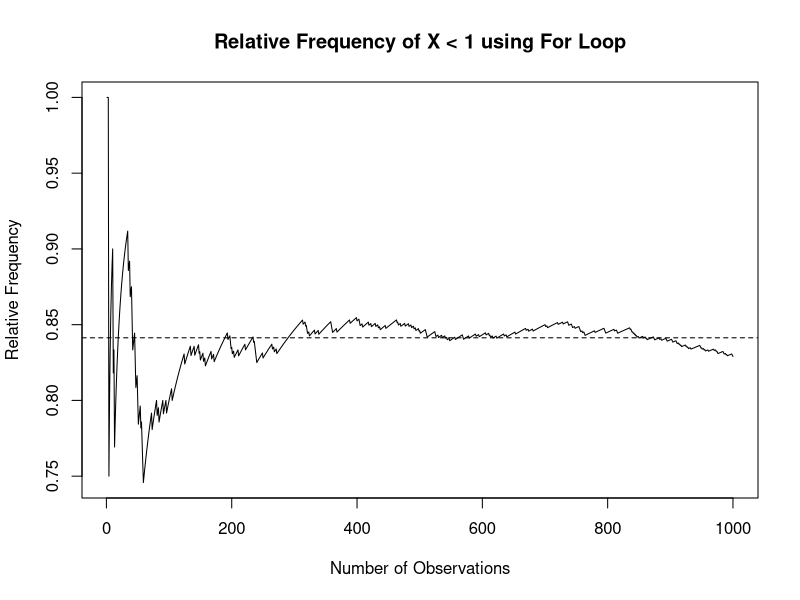
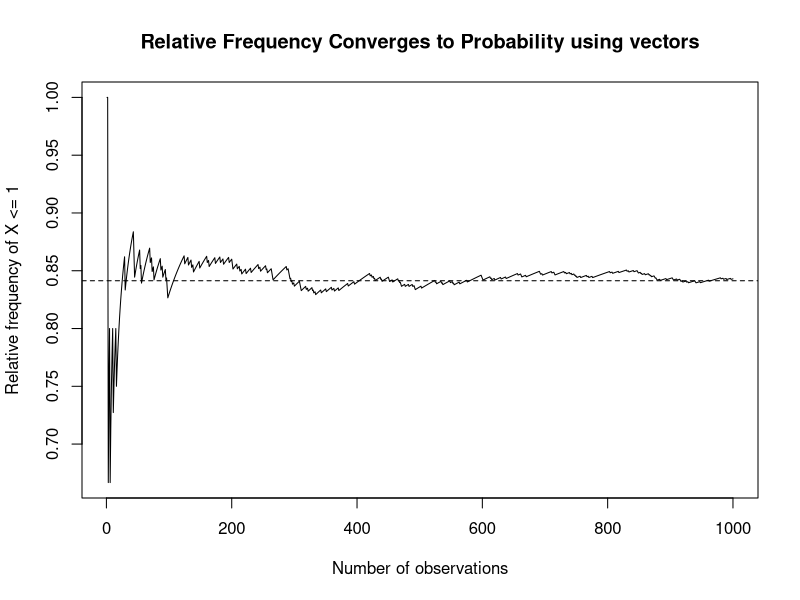
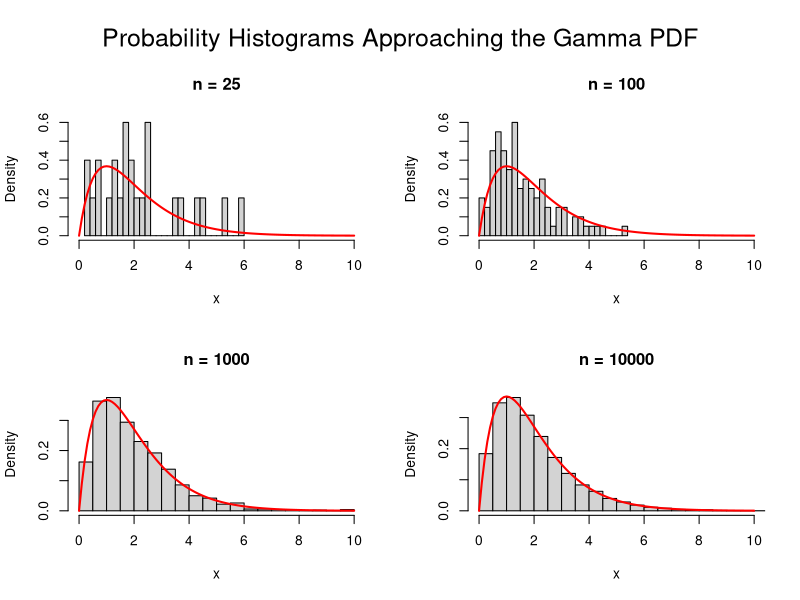
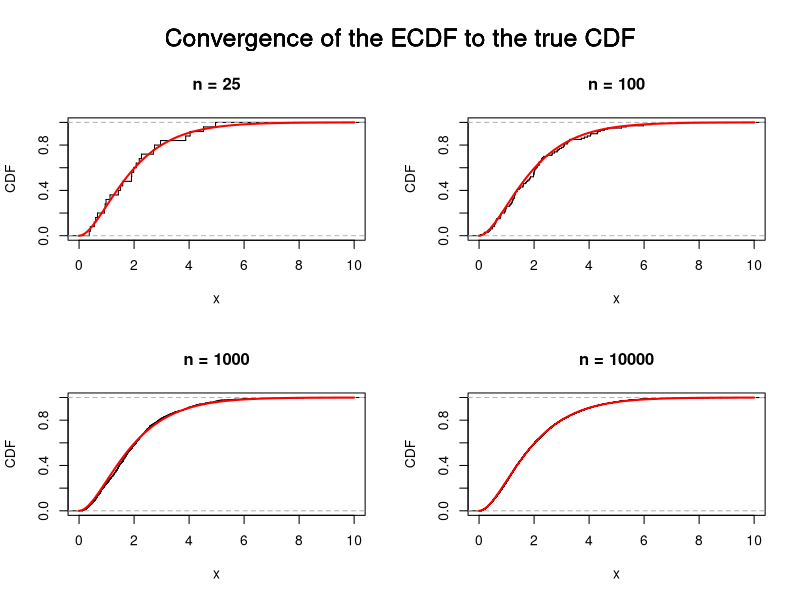

Here is the R script that generated these plots, in order:
## ---- chunk 1
knitr::opts_chunk$set(echo = TRUE)
## ---- chunk 2
# Number of observations
n <- 1000

x <- rnorm(n, mean = 0, sd = 1)

rel_freq <- numeric(n)
count <- 0

for (i in 1:n) {
    if (x[i] < 1) {
        count <- count + 1
    }

    rel_freq[i] <- count / i
}

plot(1:n, rel_freq,
     type = "l",
     xlab = "Number of Observations",
     ylab = "Relative Frequency",
     main = "Relative Frequency of X < 1 using For Loop")

abline(h = pnorm(1), lty = 2)
## ---- chunk 3
set.seed(123)

n <- 1000
x <- rnorm(n)   # creates a 1-d vector of length n 

# some checks what is going on
#x
#x<1

#x<=1 creates a boolean vector where T/F indicates x<=1 condition
#cumsum() creates numeric vector of the running total of the number of TRUE
# / (1:n) does elementwise division to create the ecdf vector 
relative_frequency <- cumsum(x <= 1) / (1:n)

plot(1:n, relative_frequency, type = "l",
     xlab = "Number of observations",
     ylab = "Relative frequency of X <= 1",
     main = "Relative Frequency Converges to Probability using vectors")


# add a horizontal line to the existing plot.
#pnorm(1) calculates the std normal CDF at Z=1 on the table, P(Z<=1)
abline(h = pnorm(1), lty = 2)


## ---- chunk 4
# Sample sizes
sample_sizes <- c(25, 100, 1000, 10000)

# Set up a 2 x 2 plotting window
par(mfrow = c(2, 2), oma = c(0, 0, 3, 0))

for (n in sample_sizes) {

    # Generate random observations
    x <- rgamma(n, shape = 2, rate = 1)

    # Probability histogram
    hist(
        x,
        probability = TRUE,        # puts probabilities on y axis
        breaks = 20,               # bins for plotting 
        main = paste("n =", n),
        xlab = "x",      
        xlim = c(0, 10)            # all 4 graphs have same x-axis
    )

    # Add the theoretical Gamma PDF
    curve(
        dgamma(x, shape = 2, rate = 1),
        add = TRUE,
        col = "red",
        lwd = 2
    )
}

mtext(
    "Probability Histograms Approaching the Gamma PDF",
    outer = TRUE,
    side = 3,
    cex = 1.5
)

## ---- chunk 5
sample_sizes <- c(25, 100, 1000, 10000)

# Set up a 2 x 2 plotting window
par(mfrow = c(2, 2), oma = c(0, 0, 3, 0))

for (n in sample_sizes) {

    # Generate a random sample
    x <- rgamma(n, shape = 2, rate = 1)

    # Plot the empirical CDF
    plot(
        ecdf(x),
        main = paste("n =", n),
        xlab = "x",
        ylab = "CDF",
        xlim = c(0, 10),
        verticals = TRUE,
        do.points = FALSE
    )

    # Add the true Gamma CDF
    curve(
        pgamma(x, shape = 2, rate = 1),
        add = TRUE,
        col = "red",
        lwd = 2
    )
    
mtext(
    "Convergence of the ECDF to the true CDF",
    outer = TRUE,
    side = 3,
    cex = 1.5
)

}
